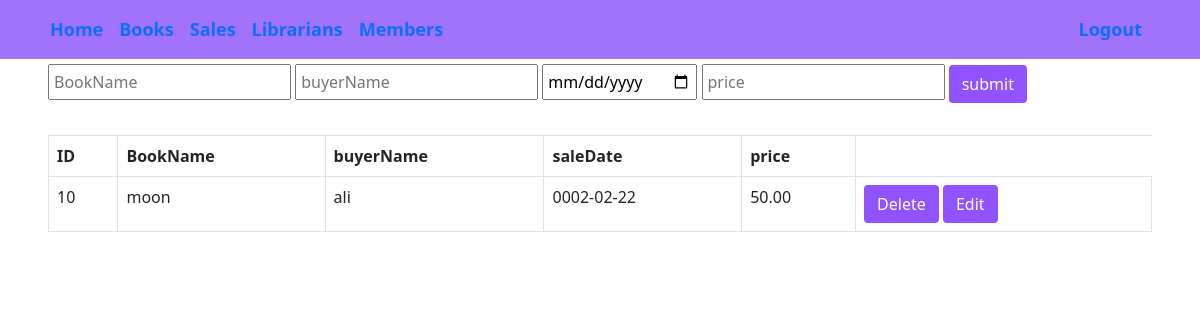
The page /sales.php on the database its author committed.
### tables this page shows
CREATE TABLE `sales` (
  `salesID` int(11) NOT NULL,
  `saleDate` date NOT NULL,
  `price` decimal(10,2) NOT NULL,
  `bookName` varchar(100) DEFAULT NULL,
  `buyerName` varchar(100) DEFAULT NULL
);

### sales.php (the view, shortened to what this page needs)
<?php
	$servername = "localhost";
	$username = "root";
	$password = "";
	$db_name = "librarydb";
		include("navbar.php");
	$connect = mysqli_connect($servername, $username, $password, $db_name);
?>
<!DOCTYPE html>
<html>
	<head>
		<link rel="stylesheet" href="bootstrap-5.0.2-dist/css/bootstrap.min.css" />
	</head>
	<body>
		<div class="container-fluid p-5">
			<div class="row">
				<div class="col-sm-12 mt-3">
					<form action="" method="POST">
						<input type="text" name="bookName" id="bookName" placeholder="BookName"class=" p-1"/>
						<input type="name" name="buyerName" id="buyerName" placeholder="buyerName"class=" p-1"/>
						<input type="date" name="saleDate" id="saleDate" placeholder="saleDate"class=" p-1"/>
						<input type="numbar" name="price" id="price" placeholder="price"class=" p-1"/>
						<input type="submit" value="submit" class="btn" class=" p-1"/>
					</form>
				</div>
			</div>
			<div class="row">
				<div class="col-sm-12 mt-3">
					<table class="table mt-3 table-bordered">
						<tr>
							<th>ID</th>
							<th>BookName</th>
							<th>buyerName</th>
							<th>saleDate</th>
							<th>price</th>
						</tr>
						<?php
							$sql = "SELECT * FROM sales";
							$result = mysqli_query($connect, $sql);
							if(mysqli_num_rows($result) > 0){
								while($row = mysqli_fetch_assoc($result)){
						?>
							<tr>
								<td><?php echo $row['salesID']; ?></td>
								<td><?php echo $row['bookName']; ?></td>
								<td><?php echo $row['buyerName']; ?></td>
								<td><?php echo $row['saleDate']; ?></td>
								<td><?php echo $row['price']; ?></td>
								<td>
									<a class="btn"href="sales.php?delete_id=<?php echo $row['salesID']; ?>" onclick="return confirm('Sure?');">Delete</a>
									<button class="btn"onclick="editsales('<?php echo $row['salesID']; ?>' , '<?php echo $row['bookName']; ?>' ,
									'<?php echo $row['buyerName']; ?>' , '<?php echo $row['saleDate']; ?>' , '<?php echo $row['price']; ?>',)">Edit</button>
								</td>
							</tr>
						<?php
							}
						}else{
							echo "There is no records.";
						}
						?>
					</table>
				</div>
			</div>
		</div>
	</body>
</html>

### navbar.php (style rules this page uses)
body { margin: 0; font-family: 'Segoe UI', sans-serif; }

### sales.php (style rules this page uses)
.btn { background-color:#9152ff; color: white; }

### rows shown on the page
sales: salesID "10", bookName "moon", buyerName "ali", saleDate "0002-02-22", price "50.00"
